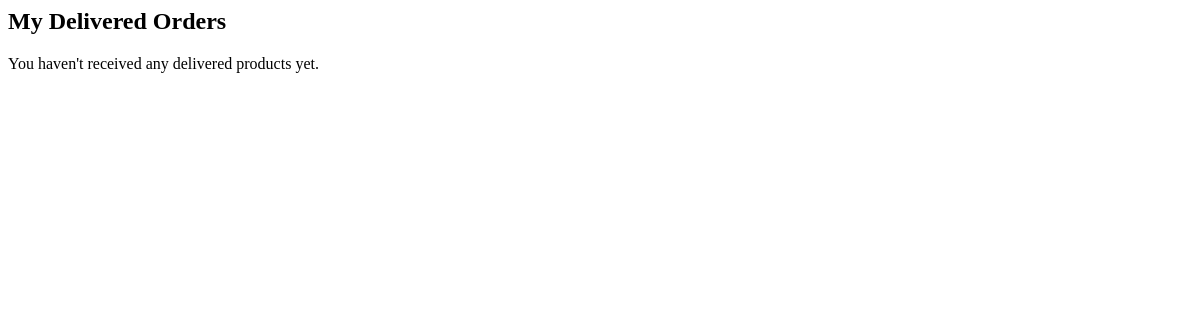
The page /my_orders/ (signed in) on the database as committed earlier.
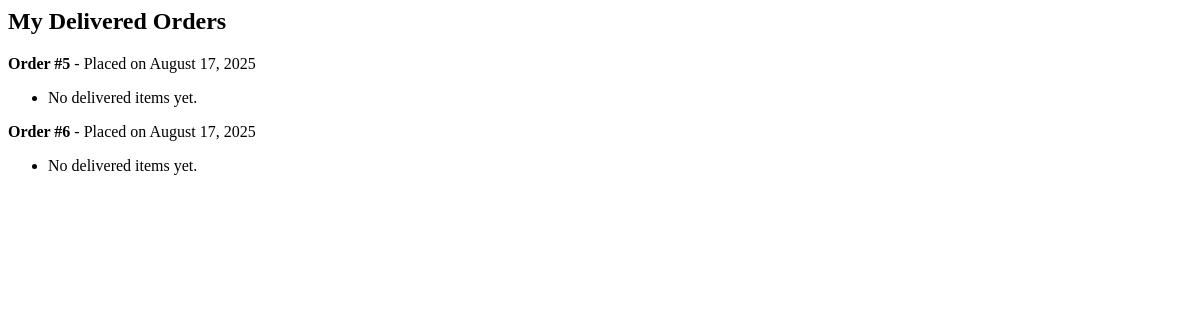
The same page on the database as committed later.
### app/models.py (models this page shows, shortened)
class Order(models.Model):
    user = models.ForeignKey(User, on_delete=models.CASCADE)
    full_name = models.CharField(max_length=100, default="Unknown")
    phone = models.CharField(max_length=15)
    address = models.TextField(default='N/A')
    total_price = models.FloatField()
    payment_method = models.CharField(max_length=20, default="COD")  # COD or Online
    is_completed = models.BooleanField(default=False)
    delivered = models.BooleanField(default=False)
    created_at = models.DateTimeField(auto_now_add=True)

### app/views.py (the view)
# urls.py: path("my_orders/", views.my_orders, name="my_orders"),
def my_orders(request):
    if not request.user.is_authenticated:
        return redirect('login')  # This assumes your login URL is named "login"
    delivered_items = OrderItem.objects.filter(delivery_status="Delivered")
    orders = Order.objects.filter(user=request.user).prefetch_related(
        Prefetch("items", queryset=delivered_items)
    ).distinct()
    return render(request, "my_orders.html", {"orders": orders})

### app/templates/my_orders.html
<div class="container mt-4">
    <h2>My Delivered Orders</h2>
    {% for order in orders %}
        <div class="card mb-4">
            <div class="card-header">
                <strong>Order #{{ order.id }}</strong> - Placed on {{ order.created_at|date:"F j, Y" }}
            </div>
            <ul class="list-group list-group-flush">
                {% for item in order.items.all %}
                    <li class="list-group-item d-flex justify-content-between align-items-center">
                        <div>
                            <strong>{{ item.product.name }}</strong> - Qty: {{ item.quantity }}<br>
                            <small class="text-muted">Status: {{ item.delivery_status }}</small>
                        </div>
                        {% if item.delivery_status == "Delivered" %}
                            <a href="{% url 'product_detail' item.product.id %}" class="btn btn-sm btn-primary">Review Product</a>
                        {% endif %}
                    </li>
                {% empty %}
                    <li class="list-group-item">No delivered items yet.</li>
                {% endfor %}
            </ul>
        </div>
    {% empty %}
        <p>You haven't received any delivered products yet.</p>
    {% endfor %}
</div>

Rows that differ between the two databases and show on the page:
added Order: id "5", created_at "August 17, 2025"
added Order: id "6", created_at "August 17, 2025"
Other text that changed with them:
text no longer shown: "You haven't received any delivered products yet."
